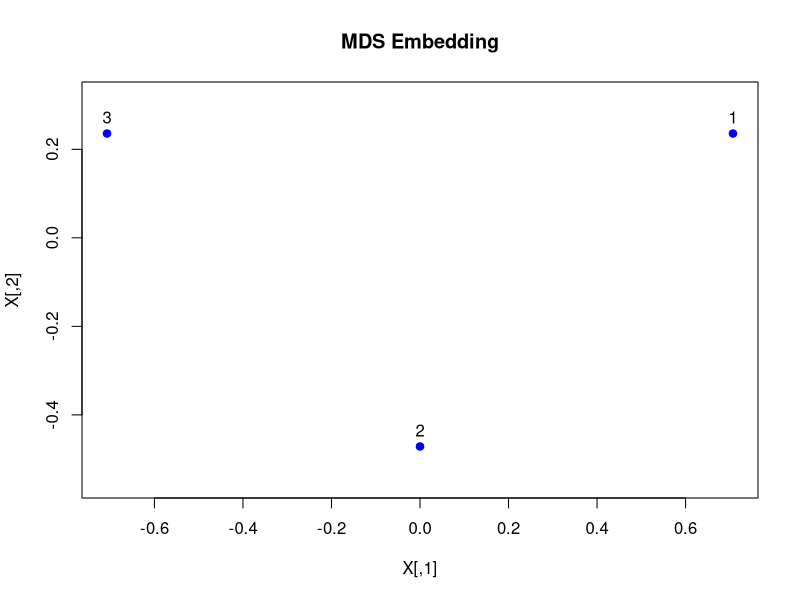
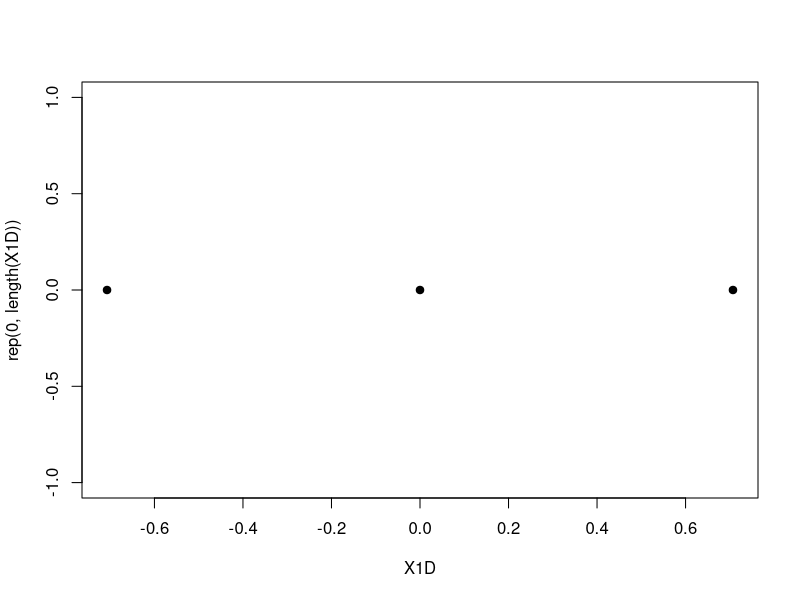

Here is the R script that generated these plots, in order:
## ---- chunk 1
# small 3x3 distance matrix 
D <- matrix(c(0, 1, sqrt(2),
              1, 0, 1,
              sqrt(2), 1, 0), 
            nrow = 3, byrow = TRUE)


## ---- chunk 2
# Squared distance matrix
D2 <- D^2

# Centering matrix J
n <- nrow(D2)
I <- diag(n)
One <- matrix(1, n, n)
J <- I - One / n

# Compute Gram matrix B = -0.5 * J D^2 J
B <- -0.5 * J %*% D2 %*% J

## ---- chunk 3
eig <- eigen(B)
values <- eig$values
vectors <- eig$vectors
## ---- chunk 4
# Keep only positive eigenvalues
positive <- which(values > 0)
L <- diag(sqrt(values[positive]))
V <- vectors[, positive]

# Final coordinates
X <- V %*% L
## ---- chunk 5
plot(X, pch = 19, col = "blue", main = "MDS Embedding", asp = 1)
text(X, labels = 1:nrow(X), pos = 3)

## ---- chunk 6
X1D <- V[, 1] * sqrt(values[1])
plot(X1D, rep(0, length(X1D)), pch = 19)

